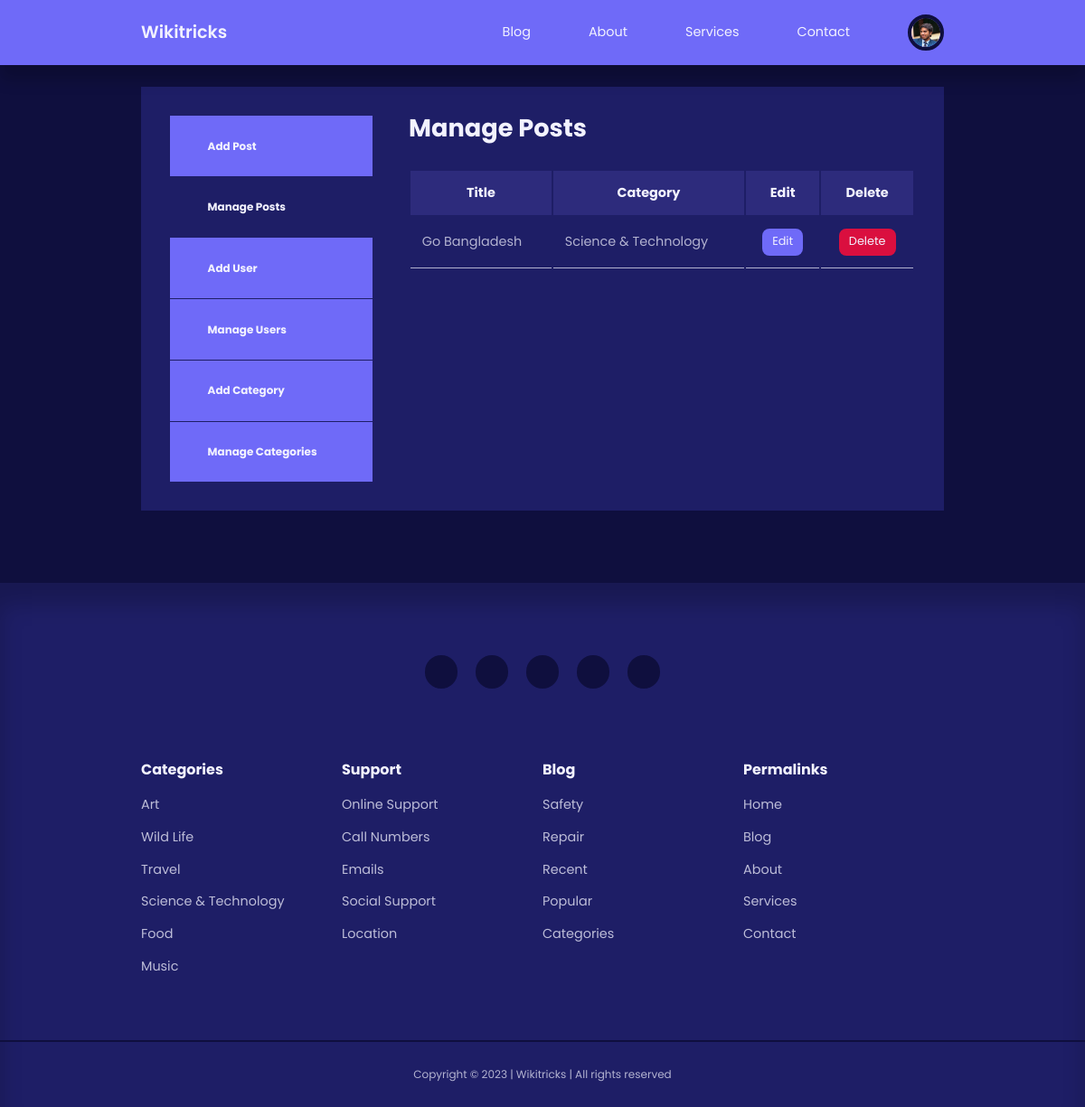
Page /admin/ (signed in) on the earlier database version.
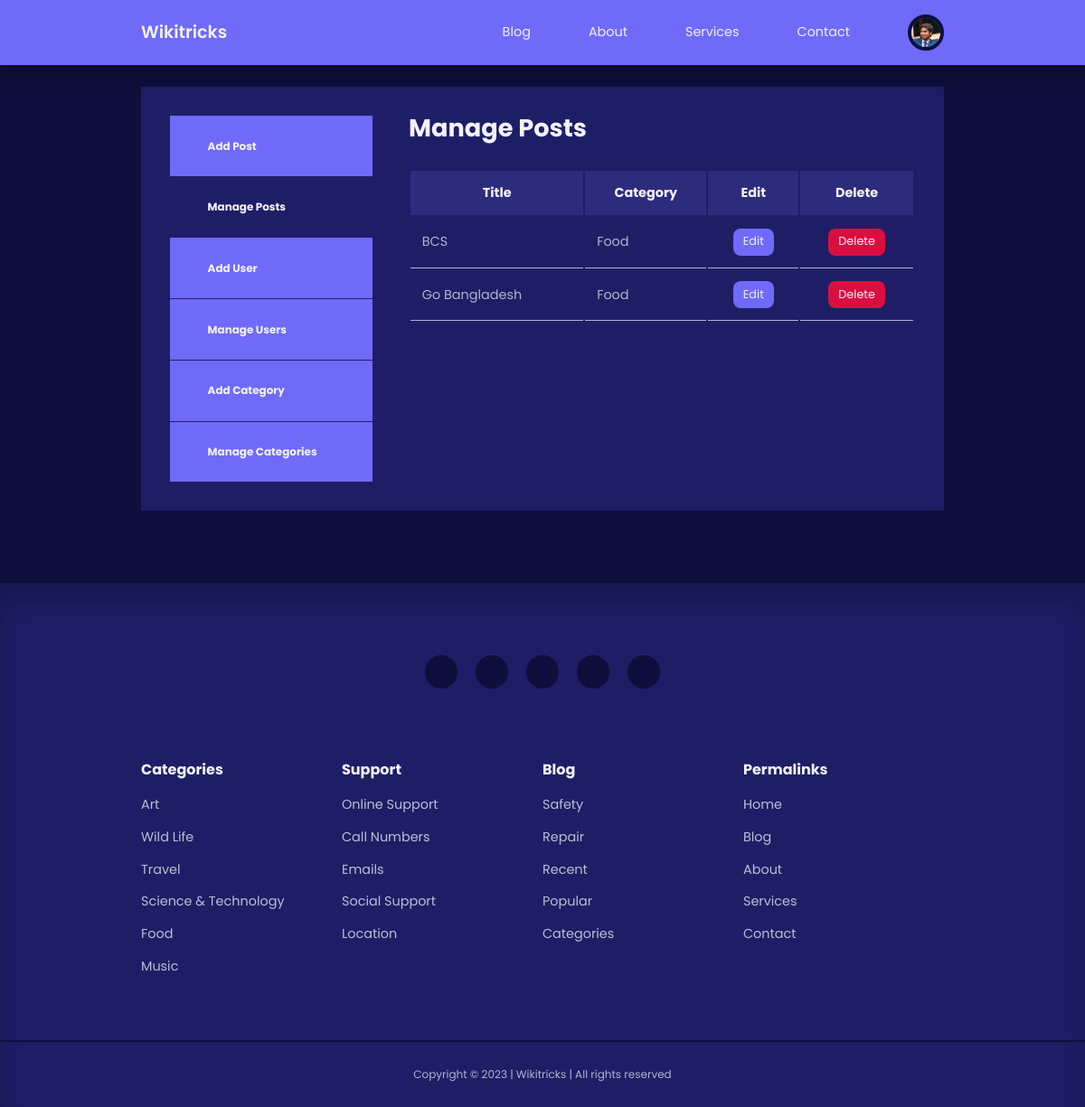
Same page on the later database version.
### tables this page shows
CREATE TABLE `users` (
  `id` int(11) UNSIGNED NOT NULL,
  `firstname` varchar(50) NOT NULL,
  `lastname` varchar(50) NOT NULL,
  `username` varchar(50) NOT NULL,
  `email` varchar(100) NOT NULL,
  `password` varchar(255) NOT NULL,
  `avatar` varchar(255) NOT NULL,
  `is_admin` tinyint(1) NOT NULL
);

CREATE TABLE `posts` (
  `id` int(11) UNSIGNED NOT NULL,
  `title` varchar(255) NOT NULL,
  `body` text NOT NULL,
  `thumbnail` varchar(255) NOT NULL,
  `date_time` timestamp NOT NULL DEFAULT current_timestamp(),
  `category_id` int(11) UNSIGNED DEFAULT NULL,
  `author_id` int(11) UNSIGNED NOT NULL,
  `is_featured` tinyint(1) NOT NULL
);

CREATE TABLE `categories` (
  `id` int(11) UNSIGNED NOT NULL,
  `title` varchar(50) NOT NULL,
  `description` text NOT NULL
);

### admin/partials/header.php (called while the page is built, shortened)
<?php
require '../partials/header.php';

### admin/index.php (the view, shortened to what this page needs)
<?php
include 'partials/header.php';
$current_user_id = $_SESSION['user-id'];
$query = "SELECT id, title, category_id FROM posts WHERE author_id=$current_user_id ORDER BY id DESC";
$posts = mysqli_query($connection, $query);
?>
<section class="dashboard">
    <div class="container dashboard__container">
        <aside>
            <ul>
                <li>
                    <a href="add-post.php"><i class="uil uil-pen"></i>
                        <h5>Add Post</h5>
                    </a>
                </li>
                <li>
                    <a href="index.php" class="active"><i class="uil uil-postcard"></i>
                        <h5>Manage Posts</h5>
                    </a>
                </li>
                <?php if (isset($_SESSION['user_is_admin'])) : ?>
                    <li>
                        <a href="add-user.php"><i class="uil uil-user-plus"></i>
                            <h5>Add User</h5>
                        </a>
                    </li>
                    <li>
                        <a href="manage-users.php"><i class="uil uil-users-alt"></i>
                            <h5>Manage Users</h5>
                        </a>
                    </li>
                    <li>
                        <a href="add-category.php"><i class="uil uil-edit"></i>
                            <h5>Add Category</h5>
                        </a>
                    </li>
                    <li>
                        <a href="manage-categories.php"><i class="uil uil-list-ul"></i>
                            <h5>Manage Categories</h5>
                        </a>
                    </li>
                <?php endif ?>
            </ul>
        </aside>
        <main>
            <h2>Manage Posts</h2>
            <?php if (mysqli_num_rows($posts) > 0) : ?>
                <table>
                    <thead>
                        <tr align="center">
                            <th>Title</th>
                            <th>Category</th>
                            <th>Edit</th>
                            <th>Delete</th>
                        </tr>
                    </thead>
                    <tbody>
                        <?php while ($post = mysqli_fetch_assoc($posts)) : ?>
                            <?php
                            $category_id = $post['category_id'];
                            $category_query = "SELECT title FROM categories WHERE id=$category_id";
                            $category_result = mysqli_query($connection, $category_query);
                            $category = mysqli_fetch_assoc($category_result);
                            ?>
                            <tr>
                                <td><?= $post['title'] ?></td>
                                <td><?= $category['title'] ?></td>
                                <td align="center"><a href="<?= ROOT_URL ?>admin/edit-post.php?id=<?= $post['id'] ?>" class="btn sm">Edit</a></td>
                                <td align="center"><a href="<?= ROOT_URL ?>admin/delete-post.php?id=<?= $post['id'] ?>" class="btn sm danger">Delete</a></td>
                            </tr>
                        <?php endwhile ?>
                    </tbody>
                </table>
            <?php else : ?>
                <div class="alert__message error"><?= "No post found" ?></div>
            <?php endif ?>
        </main>
    </div>
</section>
<?php
include '../partials/footer.php';
?>

### partials/header.php (shortened to what this page needs)
<?php
require 'config/database.php';
if(isset($_SESSION['user-id'])) {
    $id = filter_var($_SESSION['user-id'], FILTER_SANITIZE_NUMBER_INT);
    $query = "SELECT avatar FROM users WHERE id=$id";
    $result = mysqli_query($connection, $query);
    $avatar = mysqli_fetch_assoc($result);
}
?>
<!DOCTYPE html>
<html lang="en">
<head>
    <link rel="stylesheet" href="<?= ROOT_URL ?>css/style.css">
    <link rel="stylesheet" href="https://unicons.iconscout.com/release/v4.0.0/css/line.css">
</head>
<body>
    <nav>
        <div class="container nav__container">
            <a href="<?= ROOT_URL ?>" class="nav__logo">Wikitricks</a>
            <ul class="nav__items">
                <li><a href="<?= ROOT_URL ?>blog.php">Blog</a></li>
                <li><a href="<?= ROOT_URL ?>about.php">About</a></li>
                <li><a href="<?= ROOT_URL ?>services.php">Services</a></li>
                <li><a href="<?= ROOT_URL ?>contact.php">Contact</a></li>
                <?php if (isset($_SESSION['user-id'])) : ?>
                    <li class="nav__profile">
                        <div class="avatar">
                            <img src="<?= ROOT_URL . 'images/' . $avatar['avatar'] ?>">
                        </div>
                    </li>
                <?php else : ?>
                    <li><a href="<?= ROOT_URL ?>signin.php">Signin</a></li>
                <?php endif ?>
            </ul>
        </div>
    </nav>

### partials/footer.php (shortened to what this page needs)
<footer>
    <div class="footer__socials">
        <a href="https://youtube.com/wikitricks" target="_blank"><i class="uil uil-youtube"></i></a>
        <a href="https://facebook.com" target="_blank"><i class="uil uil-facebook"></i></a>
        <a href="https://instagram.com" target="_blank"><i class="uil uil-instagram-alt"></i></a>
        <a href="https://twitter.com" target="_blank"><i class="uil uil-twitter"></i></a>
        <a href="https://linkedin.com" target="_blank"><i class="uil uil-linkedin"></i></a>
    </div>
    <div class="container footer__container">
        <article>
            <h4>Categories</h4>
            <ul>
                <li><a href="">Art</a></li>
                <li><a href="">Wild Life</a></li>
                <li><a href="">Travel</a></li>
                <li><a href="">Science & Technology</a></li>
                <li><a href="">Food</a></li>
                <li><a href="">Music</a></li>
            </ul>
        </article>
        <article>
            <h4>Support</h4>
            <ul>
                <li><a href="">Online Support</a></li>
                <li><a href="">Call Numbers</a></li>
                <li><a href="">Emails</a></li>
                <li><a href="">Social Support</a></li>
                <li><a href="">Location</a></li>
            </ul>
        </article>
        <article>
            <h4>Blog</h4>
            <ul>
                <li><a href="">Safety</a></li>
                <li><a href="">Repair</a></li>
                <li><a href="">Recent</a></li>
                <li><a href="">Popular</a></li>
                <li><a href="">Categories</a></li>
            </ul>
        </article>
        <article>
            <h4>Permalinks</h4>
            <ul>
                <li><a href="">Home</a></li>
                <li><a href="">Blog</a></li>
                <li><a href="">About</a></li>
                <li><a href="">Services</a></li>
                <li><a href="">Contact</a></li>
            </ul>
        </article>
    </div>
    <div class="footer__copyright">
        <small>Copyright &copy; 2023 | Wikitricks | All rights reserved</small>
    </div>
</footer>
</body>
</html>

### css/style.css (style rules this page uses)
:root { --color-primary: #6f6af8; --color-primary-light: hsl(242, 91%, 69%, 18%); --color-primary-variant: #5854c7; --color-red: #da0f3f; --color-red-light: hsl(346, 87%, 46%, 15%); --color-green: #00c476; --color-green-light: hsl(156, 100%, 38%, 15%); --color-gray-900: #1e1e66; --color-gray-700: #2d2b7c; --color-gray-300: rgba(242, 242, 254, 0.3); --color-gray-200: rgba(242, 242, 254, 0.7); --color-white: #f2f2fe; --color-bg: #0f0f3e; --transition: all 300ms ease; --container-width-lg: 74%; --container-width-md: 88%; --form-width: 40%; --card-border-radius-1: 0.3rem; --card-border-radius-2: 0.5rem; --card-border-radius-3: 0.8rem; --card-border-radius-4: 2rem; --card-border-radius-5: 5rem; }
* { margin: 0; padding: 0; outline: 0; border: 0; appearance: 0; list-style: none; text-decoration: none; box-sizing: border-box; font-family: 'Poppins', sans-serif; }
body { line-height: 1.6; color: var(--color-gray-200); overflow-x: hidden; background: var(--color-bg); font-size: 0.9rem; }
.container { width: var(--container-width-lg); max-width: 1800px; margin-inline: auto; }
section { margin-top: 3rem; width: 100vw; }
h1, h2, h3, h4, h5 { color: var(--color-white); line-height: 1.3; }
h2 { font-size: 1.7rem; margin: 1rem 0; }
h4 { font-size: 1rem; }
a { color: var(--color-white); transition: var(--transition); }
img { display: block; width: 100%; object-fit: cover; }
nav { background: var(--color-primary); width: 100vw; height: 4.5rem; position: fixed; top: 0; z-index: 10; box-shadow: 0 1rem 1rem rgba(0, 0, 0, 0.2); }
.nav__container { height: 100%; display: flex; align-items: center; justify-content: space-between; }
.avatar { width: 2.5rem; height: 2.5rem; border-radius: 50%; overflow: hidden; border: 0.3rem solid var(--color-bg); }
.nav__logo { font-weight: 600; font-size: 1.2rem; }
.nav__items { display: flex; align-items: center; gap: 4rem; }
.nav__profile { position: relative; cursor: pointer; }
footer { background: var(--color-gray-900); padding: 5rem 0 0; box-shadow: inset 0 1.5rem 1.5rem rgba(0, 0, 0, 0.2); }
.footer__socials { margin-inline: auto; width: fit-content; margin-bottom: 5rem; display: flex; justify-content: space-between; align-items: center; gap: 1.2rem; }
.footer__socials a { background: var(--color-bg); border-radius: 50%; width: 2.3rem; height: 2.3rem; display: flex; align-items: center; justify-content: center; }
.footer__container { display: grid; grid-template-columns: repeat(4, 1fr); }
footer h4 { color: var(--color-white); margin-bottom: 0.6rem; }
footer ul li { padding: 0.4rem 0; }
footer ul a { opacity: 0.75; }
.footer__copyright { text-align: center; padding: 1.5rem 0; border-top: 2px solid var(--color-bg); margin-top: 4rem; }
.btn { display: inline-block; width: fit-content; padding: 0.6rem 1.2rem; background-color: var(--color-primary); border-radius: var(--card-border-radius-2); cursor: pointer; transition: var(--transition); color: var(--color-white); }
.btn.sm { padding: 0.3rem 0.7rem; font-size: 0.8rem; }
.btn.danger { background: var(--color-red); }
.dashboard { margin-top: 6rem; }
.dashboard__container { display: grid; grid-template-columns: 14rem auto; gap: 1rem; background: var(--color-gray-900); padding: 2rem; margin-bottom: 5rem; }
.dashboard aside a { background-color: var(--color-primary); display: flex; gap: 1rem; align-items: center; padding: 1.6rem; }
.dashboard aside ul li:not(:last-child) a { border-bottom: 1px solid var(--color-gray-900); }
.dashboard aside a.active { background-color: var(--color-gray-900); }
.dashboard main { margin-left: 1.5rem; }
.dashboard main h2 { margin: 0 0 2rem 0; line-height: 1; }
.dashboard main table { width: 100%; text-align: left; }
.dashboard main table th { background: var(--color-gray-700); padding: 0.8rem; color: var(--color-white); }
.dashboard main table td { padding: 0.8rem; border-bottom: 1px solid var(--color-gray-200); }

Differences in the rows shown:
added posts: title "BCS", category.title "Food"
changed posts "Go Bangladesh": category.title "Science & Technology" → "Food"
